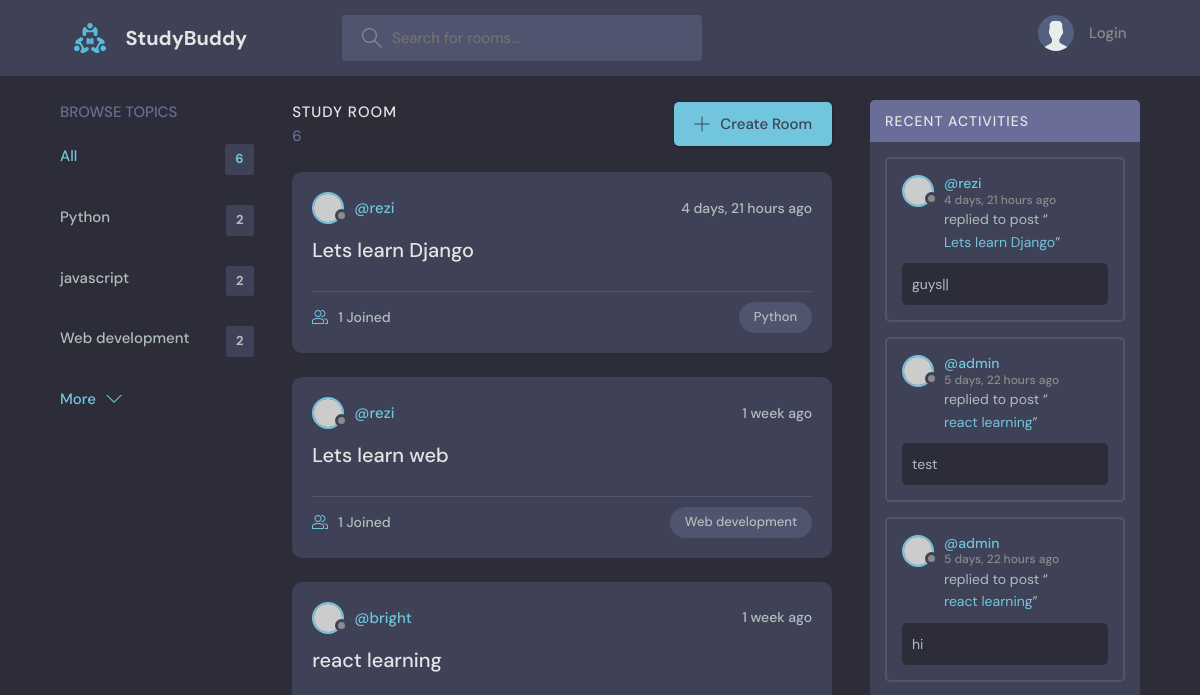
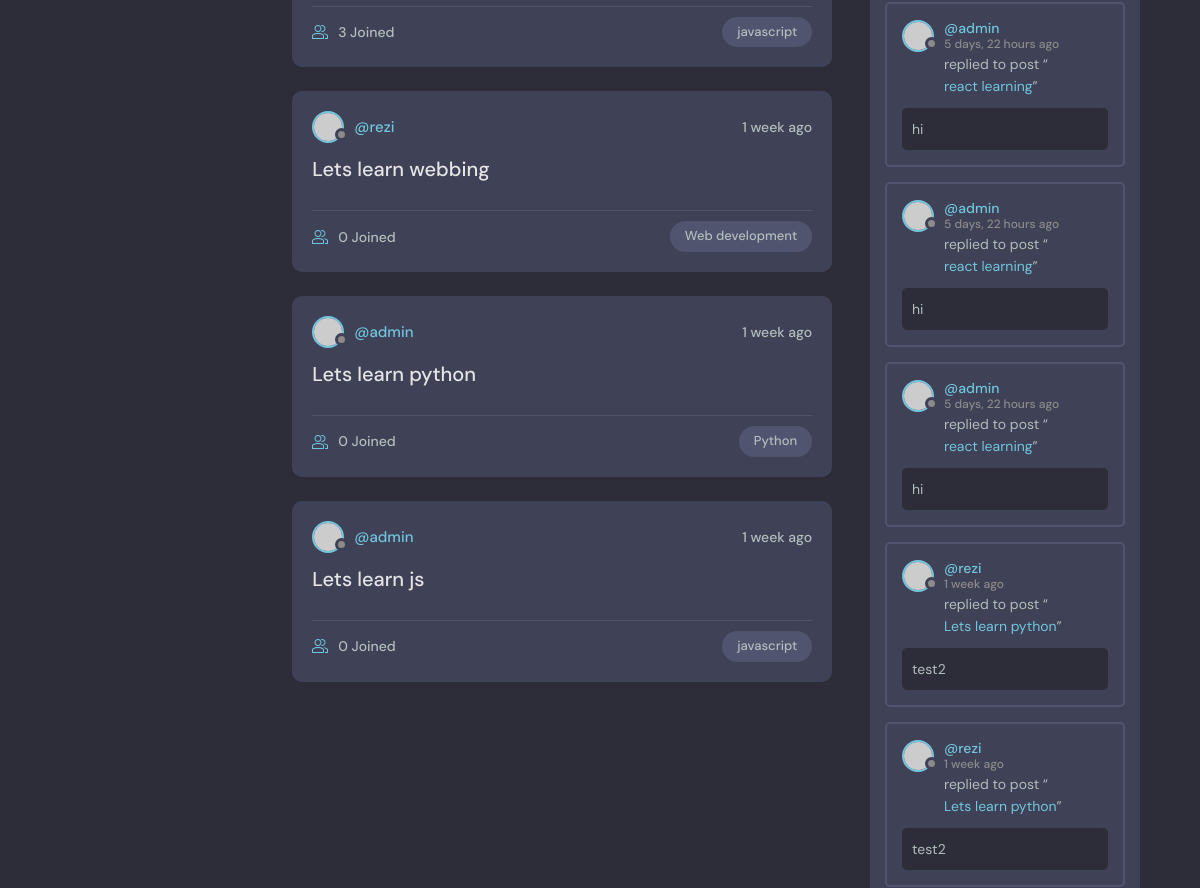
The app's page / (upper part), older data (2 pictures, top to bottom).
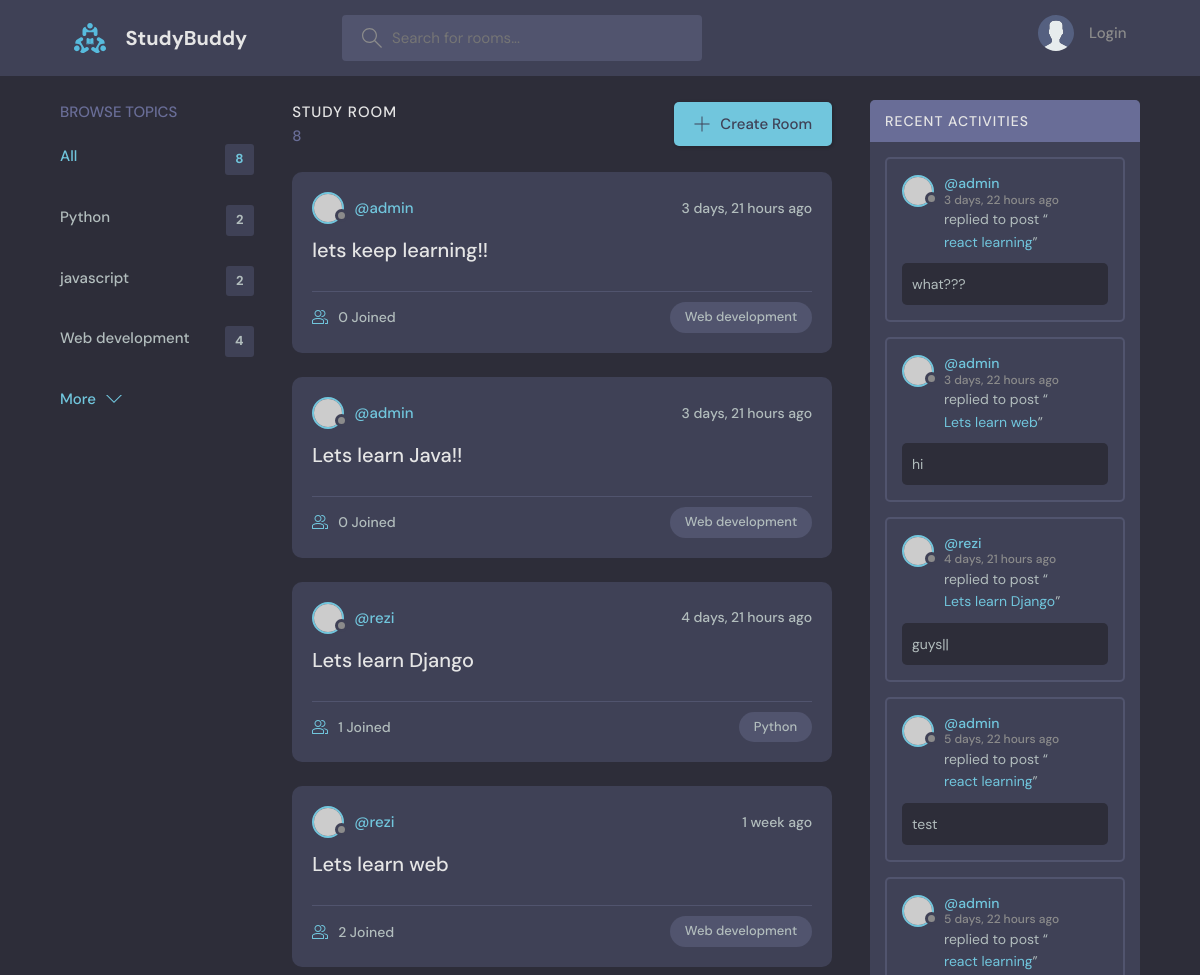
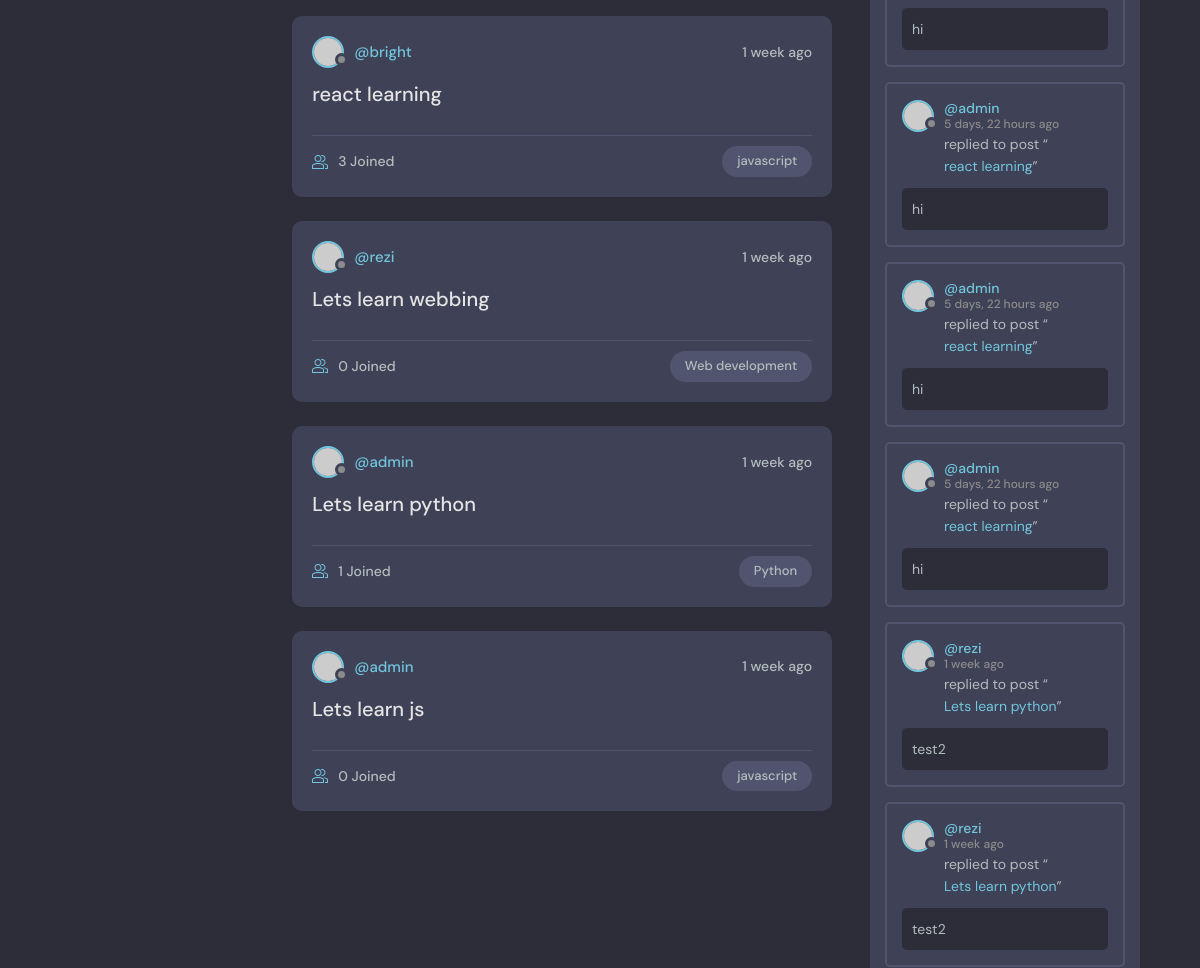
The same page, newer data (2 pictures, top to bottom).
### base/models.py (models this page shows, shortened)
class Topic(models.Model):
    name = models.CharField(max_length=200)

class Room(models.Model):
    host = models.ForeignKey(User, on_delete=models.SET_NULL, null=True)
    topic = models.ForeignKey(Topic,on_delete=models.SET_NULL, null = True)
    name = models.CharField(max_length=200)
    description = models.TextField(blank=True, null=True)
    participants = models.ManyToManyField(User, related_name='participants', blank=True)
    updated = models.DateTimeField(auto_now=True)
    created = models.DateTimeField(auto_now_add=True)
    def __str__(self):
        return self.name
    class Meta:
        ordering = ['-updated', '-created']

class Message(models.Model):
    user = models.ForeignKey(User, on_delete=models.CASCADE)
    room = models.ForeignKey(Room, on_delete=models.CASCADE)
    body = models.TextField()
    updated = models.DateTimeField(auto_now=True)
    created = models.DateTimeField(auto_now_add=True)
    class Meta:
        ordering = ['-updated', '-created']

### base/views.py (the view)
# urls.py: path('', views.home, name = "home"),
def home(request):
    q = request.GET.get('q') if request.GET.get('q')!= None else ''
    rooms = Room.objects.filter(
        Q(topic__name__icontains = q) |
        Q(name__icontains = q) |
        Q(description__icontains = q) |
        Q(host__username__icontains = q)
        )
    room_count = rooms.count()
    topics = Topic.objects.all()
    room_messages = Message.objects.filter(
        Q(room__topic__name__icontains = q)
        )
    context = {"rooms": rooms, "topics": topics, "room_count": room_count, "room_messages": room_messages}
    return render(request,'base/home.html', context)

### base/templates/base/home.html (shortened to what this page needs)
{% extends 'main.html' %}
{% block content %}
<main class="layout layout--3">
  <div class="container">
    {% include 'base/topics_component.html' %}
    <div class="roomList">
      <div class="roomList__header">
        <div>
          <h2>Study Room</h2>
          <p>{{room_count}}</p>
        </div>
        <a class="btn btn--main" href="{% url 'create-room' %}">
          <svg version="1.1" xmlns="http://www.w3.org/2000/svg" width="32" height="32" viewBox="0 0 32 32">
            <title>add</title>
            <path
              d="M16.943 0.943h-1.885v14.115h-14.115v1.885h14.115v14.115h1.885v-14.115h14.115v-1.885h-14.115v-14.115z"
            ></path>
          </svg>
          Create Room
        </a>
      </div>
      {% include 'base/feed_component.html' %}
    </div>
    {% include 'base/activity_component.html' %}
  </div>
</main>
{% endblock %}

### base/templates/base/topics_component.html
<div class="topics">
    <div class="topics__header">
      <h2>Browse Topics</h2>
    </div>
    <ul class="topics__list">
      <li>
        <a href="{% url 'home' %}" class="active">All <span>{{rooms.count}}</span></a>
      </li>
      {% for topic in topics %}
      <li>
        <a href="{% url 'home' %}?q={{topic.name}}">{{topic.name}} <span>{{topic.room_set.all.count}}</span></a>
      </li>
      {% endfor %}
    </ul>
    <a class="btn btn--link" href="topics.html">
      More
      <svg version="1.1" xmlns="http://www.w3.org/2000/svg" width="32" height="32" viewBox="0 0 32 32">
        <title>chevron-down</title>
        <path d="M16 21l-13-13h-3l16 16 16-16h-3l-13 13z"></path>
      </svg>
    </a>
</div>

### base/templates/base/feed_component.html (shortened to what this page needs)
{% for room in rooms %}
<div class="roomListRoom">
    <div class="roomListRoom__header">
      <a href="{% url 'user-profile' room.host.id %}" class="roomListRoom__author">
        <div class="avatar avatar--small">
          <img src="https://randomuser.me/api/portraits/women/11.jpg" />
        </div>
        <span>@{{room.host.username}}</span>
      </a>
      <div class="roomListRoom__actions">
        <span>{{room.created|timesince}} ago</span>
      </div>
    </div>
    <div class="roomListRoom__content">
      <a href="{% url 'room' room.id %}">{{room.name}}</a>
    </div>
    <div class="roomListRoom__meta">
      <a href="{% url 'room' room.id %}" class="roomListRoom__joined">
        {{room.participants.all.count}} Joined
      </a>
      <p class="roomListRoom__topic">{{room.topic.name}}</p>
    </div>
</div>
{% endfor %}

### base/templates/base/activity_component.html (shortened to what this page needs)
<div class="activities">
    <div class="activities__header">
        <h2>Recent Activities</h2>
    </div>
    {% for message in room_messages %}
    <div class="activities__box">
        <div class="activities__boxHeader roomListRoom__header">
            <a href="{% url 'user-profile' message.user.id %}" class="roomListRoom__author">
                <div class="avatar avatar--small">
                    <img src="https://randomuser.me/api/portraits/men/37.jpg" />
                </div>
                <p>
                    @{{message.user.username}}
                    <span>{{message.created|timesince}} ago</span>
                </p>
            </a>
        </div>
        <div class="activities__boxContent">
            <p>replied to post “<a href="{% url 'room' message.room.id %}">{{message.room}}</a>”</p>
            <div class="activities__boxRoomContent">{{message.body}}</div>
        </div>
    </div>
    {% endfor %}
</div>

Row changes from the older to the newer data that the page shows:
computed for Topic "Web development": room_set.all.count "2" → "4"
added Room: host.username "admin", created "3 days, 21 hours", name "lets keep learning!!", participants.all.count "0", topic.name "Web development"
added Room: host.username "admin", created "3 days, 21 hours", name "Lets learn Java!!", participants.all.count "0", topic.name "Web development"
computed for Room "Lets learn web": participants.all.count "1" → "2"
computed for Room "Lets learn python": participants.all.count "0" → "1"
added Message: user.username "admin", created "3 days, 22 hours", room "react learning", body "what???"
added Message: user.username "admin", created "3 days, 22 hours", room "Lets learn web", body "hi"
Text that changed along with them:
{{ rooms.count }}: "6" → "8"
{{ room_count }}: "6" → "8"
